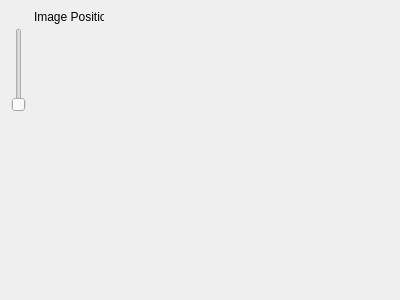
<?xml version="1.0" encoding="UTF-8"?>
<ui version="4.0">
 <class>ImageFrame</class>
 <widget class="QWidget" name="ImageFrame">
  <property name="geometry">
   <rect>
    <x>0</x>
    <y>0</y>
    <width>400</width>
    <height>300</height>
   </rect>
  </property>
  <property name="sizePolicy">
   <sizepolicy hsizetype="Expanding" vsizetype="Expanding">
    <horstretch>0</horstretch>
    <verstretch>0</verstretch>
   </sizepolicy>
  </property>
  <property name="windowTitle">
   <string>Form</string>
  </property>
  <widget class="QLabel" name="imagePositionText">
   <property name="geometry">
    <rect>
     <x>34</x>
     <y>9</y>
     <width>70</width>
     <height>16</height>
    </rect>
   </property>
   <property name="text">
    <string>Image Position</string>
   </property>
  </widget>
  <widget class="QSlider" name="verticalSlider">
   <property name="geometry">
    <rect>
     <x>9</x>
     <y>28</y>
     <width>19</width>
     <height>84</height>
    </rect>
   </property>
   <property name="orientation">
    <enum>Qt::Vertical</enum>
   </property>
  </widget>
 </widget>
 <resources/>
 <connections/>
</ui>
